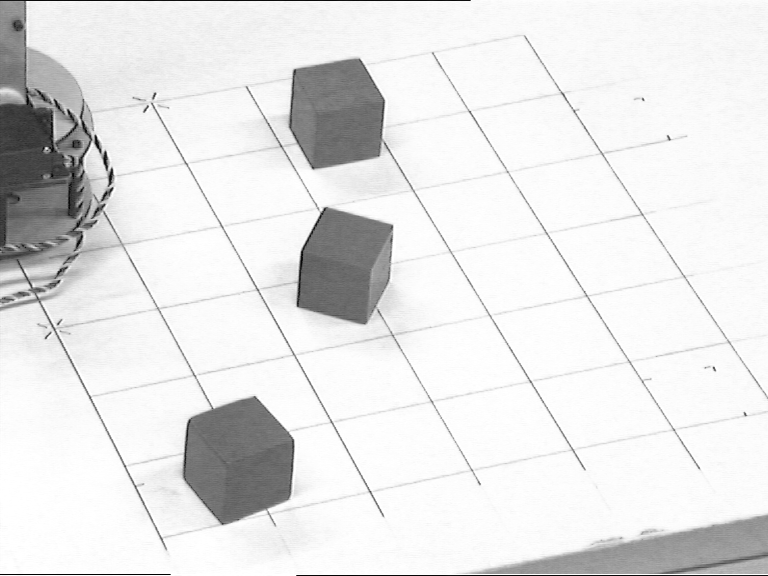
%> input picture Ex-4-cv/blocks_bw.png, 768 x 576 px
$ octave Task_1.m   (GNU Octave 9; MATLAB toolbox functions it lacks are replaced by stand-ins)
%> lines starting %> are read from the running program, lines starting %| are printed output that depends on the picture; in (x1, y1, x2, y2) boxes, pixels count from 0 and x2, y2 are one past the last pixel; in counts of white or black regions, pixels touching at a corner belong together; the program's own positions count from 1
clc
clear all
close all

% Defining the parameters first
Gx = [-1 0 1; -2 0 2; -1 0 1]; % Sobel
Gy = Gx';
sigma = 3;
t = 0.055;

% Loading the image and supressing the noise using Gaussian Filter
Image = imread('blocks_bw.png');
%> Image is the input picture: size 576x768 uint8; min 0, max 255, mean 229.7
Image = double(Image)/255;
%> Image: size 576x768 double
f = fspecial('gaussian', 6, sigma);
Image_smooth = imfilter(Image, f);

% Measuring gradiant using sobel filter and applying threshold
Image_grad_x = imfilter(Image_smooth, Gx);
Image_grad_y = imfilter(Image_smooth, Gy);
Image_grad = sqrt(Image_grad_x.^2 + Image_grad_y.^2);
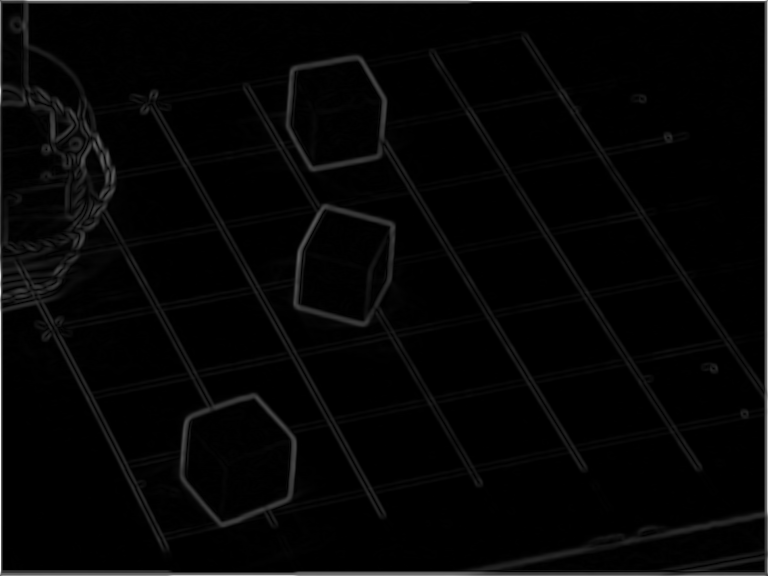
%> Image_grad: size 576x768 double; min 2.28e-05, max 3.45, mean 0.0826; drawn with min black and max white
Image_threshold = Image_grad > t;
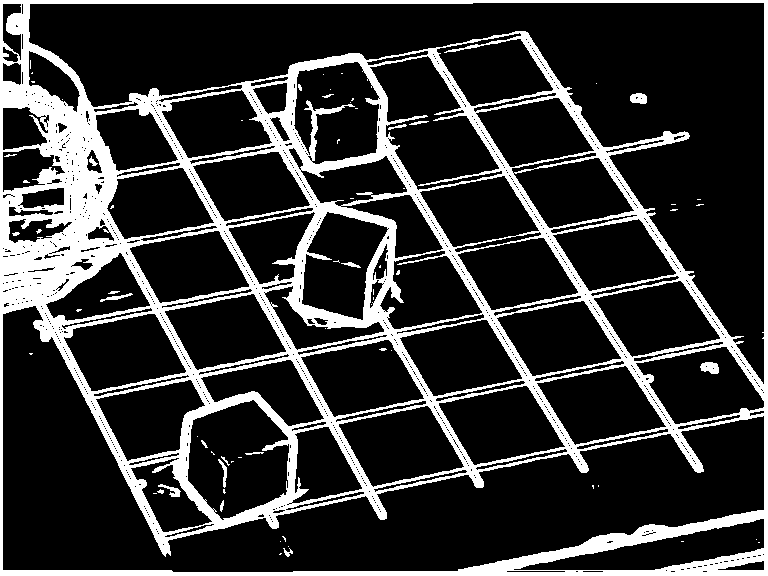
%> Image_threshold: size 576x768 logical; 20.3% white; 69 white regions (48 under 20 px), largest, box (x1, y1, x2, y2) and area: (0, 0, 768, 576) 88335, (700, 362, 719, 374) 174, (630, 93, 647, 104) 152

% Using bwmorph function to get final image
Image_final = bwmorph(Image_threshold, 'thin',20);
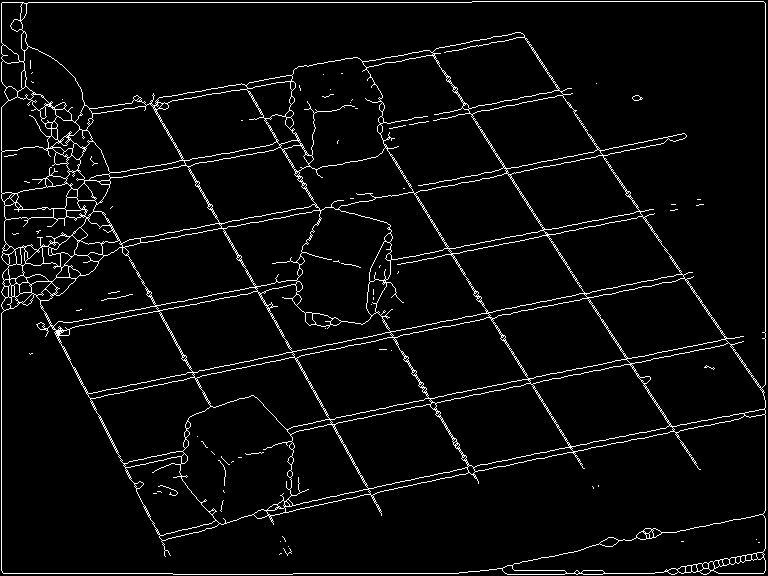
%> Image_final: size 576x768 logical; 4.4% white in thin lines or dots

%Find suitable threshold t and scale σ (standard deviation of Gaussian kernel for step (a)).
%How does the resulting edge detection change if we omit steps (a) and (c)?

%Answer:
%The Gaussian filter step (a) is important for smoothing out unwanted edges
%or noises in the image. If this is omitted than edge detection will be
%more noisy and there will be many false edges.The thinning step (c) is important
% for removing false edges and thinning the edges to one pixel wide,
% which results in a more accurate representation of the edges in the image.
% Here is the result without step (a) and (c)

Image_grad_x2 = imfilter(Image, Gx);
Image_grad_y2 = imfilter(Image, Gy);
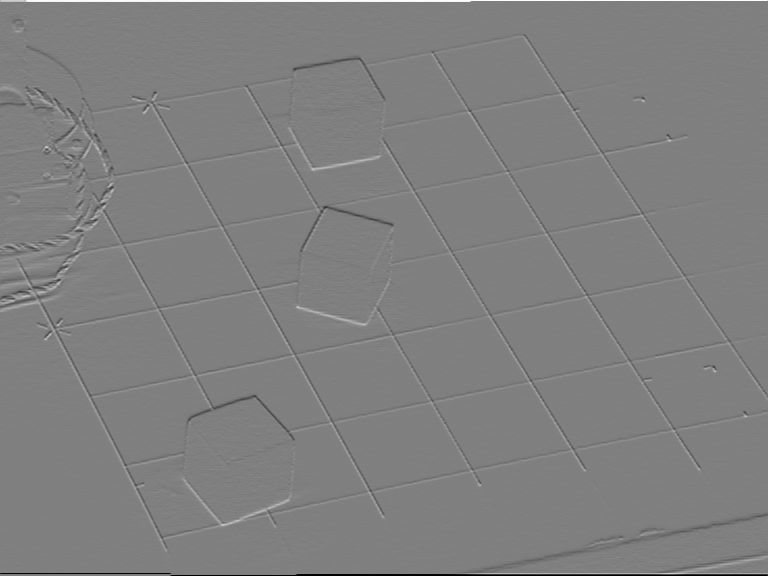
%> Image_grad_y2: size 576x768 double; min -4, max 3.98, mean -5.62e-05; drawn with min black and max white
Image_grad2 = sqrt(Image_grad_x2.^2 + Image_grad_y2.^2);
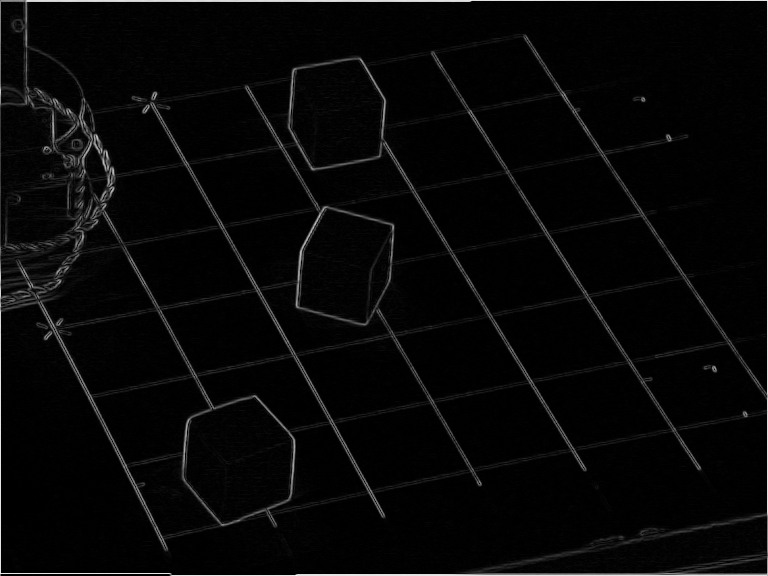
%> Image_grad2: size 576x768 double; min 0, max 4.45, mean 0.137; drawn with min black and max white
Image_threshold2 = Image_grad2 > t;
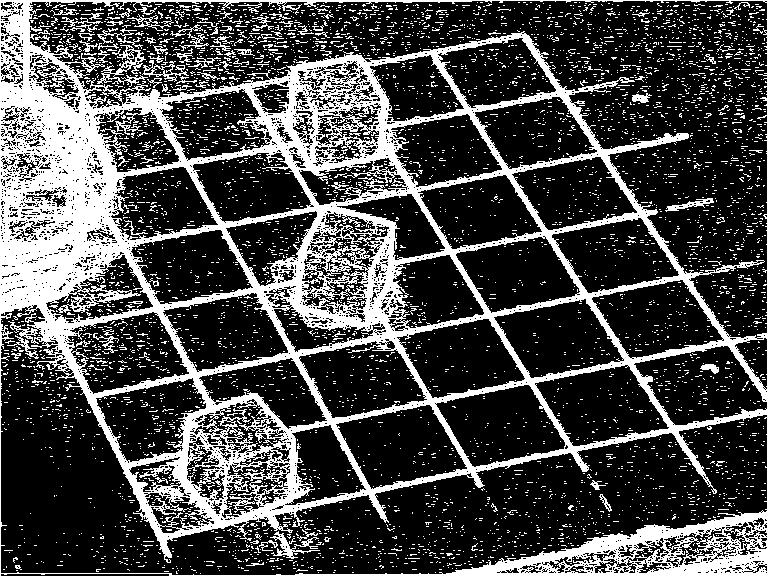
%> Image_threshold2: size 576x768 logical; 27.9% white; 5399 white regions (5286 under 20 px), largest, box (x1, y1, x2, y2) and area: (0, 0, 768, 576) 101318, (97, 45, 148, 87) 600, (270, 531, 320, 559) 398

figure(1)
imshow(Image_threshold2)
title("Edge detection without step (a) and (c)")


% now applying the canny edge detector to the same image and comparing
Image_canny = edge(Image,'canny');
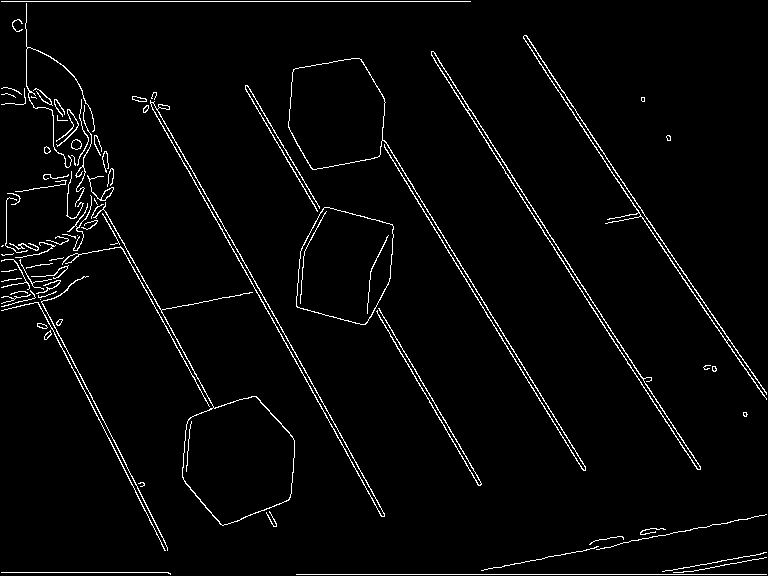
%> Image_canny: size 576x768 logical; 2.9% white in thin lines or dots

figure(2)
imshow(Image_final)
title("Canny Practice")

figure(3)
imshow(Image_canny)
title("Canny Matlab")

% We can see both the edge detections are almost similar.
